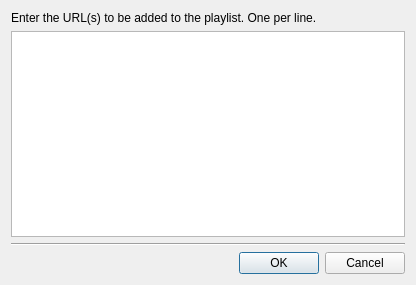
<ui version="4.0" >
 <class>Gui::TMultilineInputDialog</class>
 <widget class="QDialog" name="Gui::TMultilineInputDialog" >
  <property name="geometry" >
   <rect>
    <x>0</x>
    <y>0</y>
    <width>416</width>
    <height>285</height>
   </rect>
  </property>
  <property name="windowTitle" >
   <string>Enter URL(s)</string>
  </property>
  <layout class="QVBoxLayout" >
   <item>
    <widget class="QLabel" name="label" >
     <property name="text" >
      <string>Enter the URL(s) to be added to the playlist. One per line.</string>
     </property>
     <property name="wordWrap" >
      <bool>true</bool>
     </property>
    </widget>
   </item>
   <item>
    <widget class="QTextEdit" name="editor" >
     <property name="lineWrapMode" >
      <enum>QTextEdit::NoWrap</enum>
     </property>
     <property name="acceptRichText" >
      <bool>false</bool>
     </property>
    </widget>
   </item>
   <item>
    <widget class="Line" name="line" >
     <property name="orientation" >
      <enum>Qt::Horizontal</enum>
     </property>
    </widget>
   </item>
   <item>
    <widget class="QDialogButtonBox" name="buttonBox" >
     <property name="orientation" >
      <enum>Qt::Horizontal</enum>
     </property>
     <property name="standardButtons" >
      <set>QDialogButtonBox::Cancel|QDialogButtonBox::NoButton|QDialogButtonBox::Ok</set>
     </property>
    </widget>
   </item>
  </layout>
 </widget>
 <resources/>
 <connections>
  <connection>
   <sender>buttonBox</sender>
   <signal>accepted()</signal>
   <receiver>Gui::TMultilineInputDialog</receiver>
   <slot>accept()</slot>
   <hints>
    <hint type="sourcelabel" >
     <x>248</x>
     <y>254</y>
    </hint>
    <hint type="destinationlabel" >
     <x>157</x>
     <y>274</y>
    </hint>
   </hints>
  </connection>
  <connection>
   <sender>buttonBox</sender>
   <signal>rejected()</signal>
   <receiver>Gui::TMultilineInputDialog</receiver>
   <slot>reject()</slot>
   <hints>
    <hint type="sourcelabel" >
     <x>316</x>
     <y>260</y>
    </hint>
    <hint type="destinationlabel" >
     <x>286</x>
     <y>274</y>
    </hint>
   </hints>
  </connection>
 </connections>
</ui>
